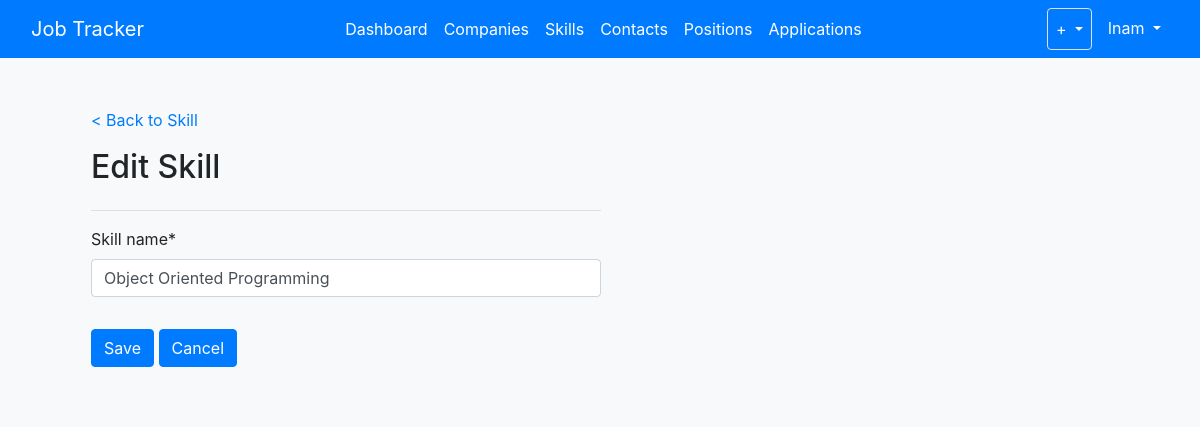
The page /skill/edit/2 (signed in) on the database as committed earlier.
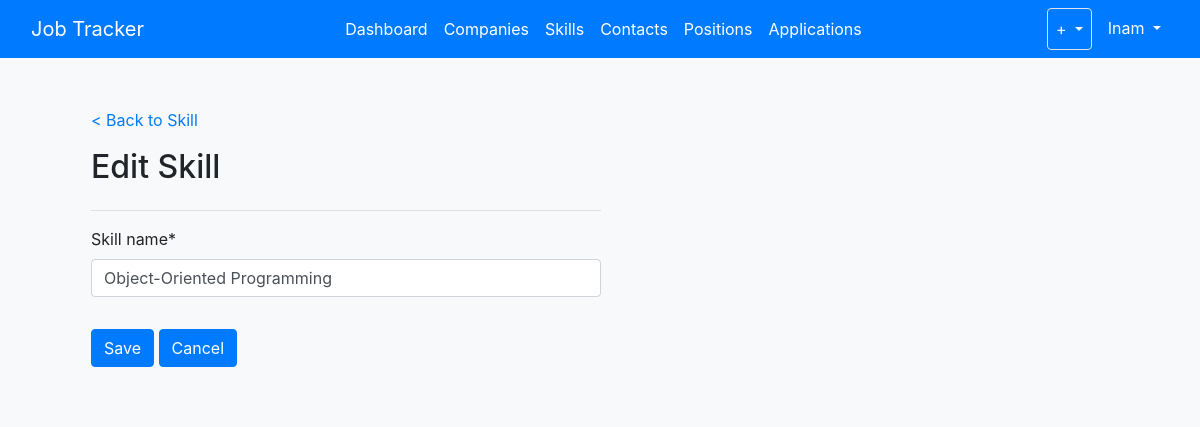
The same page on the database as committed later.
### jobs/models.py (models this page shows, shortened)
class Skill(models.Model):
	user = models.ForeignKey(
		User,
		on_delete=models.CASCADE,
		default=1
		)
	skill_name = models.CharField(max_length=100)

### jobs/views.py (the view, shortened to what this page needs)
# urls.py: path('skill/edit/<int:pk>', SkillUpdateView.as_view(), name='jobs-update-skill'),
class SkillUpdateView(LoginRequiredMixin, UpdateView):
    model = Skill
    fields = ['skill_name']
    template_name = 'jobs/update_skill.html'
    context_object_name = 'skill'

### jobs/templates/jobs/update_skill.html (shortened to what this page needs)
{% extends "jobs/base.html" %}
{% load crispy_forms_tags %}
{% block content %}
<div class="container h-100 mt-5">
	<div class="container ml-3">
		<div class="row">
			<div class=col-md-auto>
				<a href="{% url 'jobs-list-skill' %}">< Back to Skill</a>
			</div>
		</div>
		<div class="row mt-3">
			<div class="col-md-auto">
				<h2>Edit Skill</h2>
			</div>
		</div>
		<div class="row">
			<div class="col-sm-6 mb-3">
				<form method="POST">
					<hr>
				{{ form|crispy }}
					<div class="row mb-3">
						<div class="col mt-3">
							<input class="btn btn-primary" type="submit" value="Save">
							<a class="btn btn-primary" href="{% url 'jobs-list-skill' %}" role="button">Cancel</a>
						</div>
				    </div>
				</form>
			</div>
		</div>
	</div>
</div>
{% endblock content %}

Rows that differ between the two databases and show on the page:
changed Skill: skill_name "Object Oriented Programming" → "Object-Oriented Programming"
